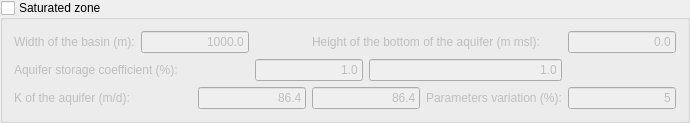
             <widget class="QGroupBox" name="sat_zone">
              <property name="sizePolicy">
               <sizepolicy hsizetype="Fixed" vsizetype="Fixed">
                <horstretch>0</horstretch>
                <verstretch>0</verstretch>
               </sizepolicy>
              </property>
              <property name="minimumSize">
               <size>
                <width>525</width>
                <height>120</height>
               </size>
              </property>
              <property name="title">
               <string>Saturated zone</string>
              </property>
              <property name="checkable">
               <bool>true</bool>
              </property>
              <property name="checked">
               <bool>false</bool>
              </property>
              <layout class="QGridLayout" name="gridLayout_16">
               <item row="0" column="0">
                <widget class="QLabel" name="label_25">
                 <property name="text">
                  <string>Width of the basin (m):</string>
                 </property>
                </widget>
               </item>
               <item row="0" column="1" colspan="2">
                <widget class="QLineEdit" name="deltaX">
                 <property name="statusTip">
                  <string/>
                 </property>
                 <property name="text">
                  <string>1000.0</string>
                 </property>
                 <property name="alignment">
                  <set>Qt::AlignRight|Qt::AlignTrailing|Qt::AlignVCenter</set>
                 </property>
                </widget>
               </item>
               <item row="0" column="4" colspan="3">
                <widget class="QLabel" name="label_14">
                 <property name="text">
                  <string>Height of the bottom of the aquifer (m msl):</string>
                 </property>
                </widget>
               </item>
               <item row="0" column="7">
                <widget class="QLineEdit" name="bottom">
                 <property name="statusTip">
                  <string/>
                 </property>
                 <property name="text">
                  <string>0.0</string>
                 </property>
                 <property name="alignment">
                  <set>Qt::AlignRight|Qt::AlignTrailing|Qt::AlignVCenter</set>
                 </property>
                </widget>
               </item>
               <item row="1" column="0" colspan="3">
                <widget class="QLabel" name="label_16">
                 <property name="text">
                  <string>Aquifer storage coefficient (%):</string>
                 </property>
                </widget>
               </item>
               <item row="1" column="3" colspan="2">
                <widget class="QLineEdit" name="SS_min">
                 <property name="minimumSize">
                  <size>
                   <width>0</width>
                   <height>0</height>
                  </size>
                 </property>
                 <property name="statusTip">
                  <string/>
                 </property>
                 <property name="text">
                  <string>1.0</string>
                 </property>
                 <property name="alignment">
                  <set>Qt::AlignRight|Qt::AlignTrailing|Qt::AlignVCenter</set>
                 </property>
                </widget>
               </item>
               <item row="1" column="5" colspan="2">
                <widget class="QLineEdit" name="SS_max">
                 <property name="minimumSize">
                  <size>
                   <width>0</width>
                   <height>0</height>
                  </size>
                 </property>
                 <property name="statusTip">
                  <string/>
                 </property>
                 <property name="text">
                  <string>1.0</string>
                 </property>
                 <property name="alignment">
                  <set>Qt::AlignRight|Qt::AlignTrailing|Qt::AlignVCenter</set>
                 </property>
                </widget>
               </item>
               <item row="2" column="0" colspan="2">
                <widget class="QLabel" name="label_12">
                 <property name="text">
                  <string>K of the aquifer (m/d):</string>
                 </property>
                </widget>
               </item>
               <item row="2" column="2" colspan="2">
                <widget class="QLineEdit" name="K_min">
                 <property name="minimumSize">
                  <size>
                   <width>0</width>
                   <height>0</height>
                  </size>
                 </property>
                 <property name="statusTip">
                  <string/>
                 </property>
                 <property name="text">
                  <string>86.4</string>
                 </property>
                 <property name="alignment">
                  <set>Qt::AlignRight|Qt::AlignTrailing|Qt::AlignVCenter</set>
                 </property>
                </widget>
               </item>
               <item row="2" column="4" colspan="2">
                <widget class="QLineEdit" name="K_max">
                 <property name="minimumSize">
                  <size>
                   <width>0</width>
                   <height>0</height>
                  </size>
                 </property>
                 <property name="statusTip">
                  <string/>
                 </property>
                 <property name="text">
                  <string>86.4</string>
                 </property>
                 <property name="alignment">
                  <set>Qt::AlignRight|Qt::AlignTrailing|Qt::AlignVCenter</set>
                 </property>
                </widget>
               </item>
               <item row="2" column="6">
                <widget class="QLabel" name="label_24">
                 <property name="text">
                  <string>Parameters variation (%):</string>
                 </property>
                </widget>
               </item>
               <item row="2" column="7">
                <widget class="QLineEdit" name="perturb_sat">
                 <property name="statusTip">
                  <string/>
                 </property>
                 <property name="text">
                  <string>5</string>
                 </property>
                 <property name="alignment">
                  <set>Qt::AlignRight|Qt::AlignTrailing|Qt::AlignVCenter</set>
                 </property>
                </widget>
               </item>
              </layout>
             </widget>
